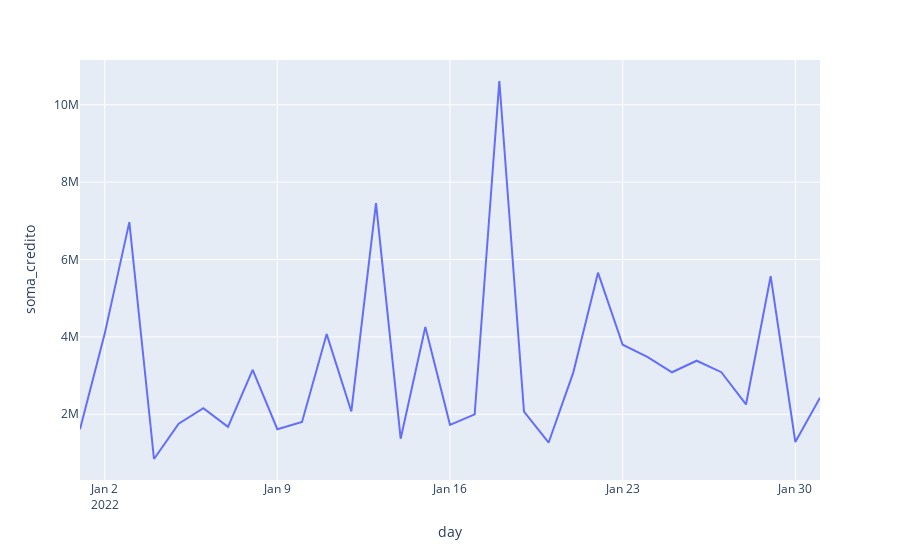

The notebook cell saved with this chart:
### Code cell
fig = px.line(df, x = 'day', y = 'soma_credito')
fig.show()

### Figure 1 — Plotly figure (JSON) as saved in the notebook; plotly's stock layout.template omitted (floating-point values rounded to 4 significant figures)
{"data": [{"hovertemplate": "day=%{x}<br>soma_credito=%{y}<extra></extra>", "legendgroup": "", "line": {"color": "#636efa", "dash": "solid"}, "marker": {"symbol": "circle"}, "mode": "lines", "name": "", "orientation": "v", "showlegend": false, "type": "scatter", "x": ["2022-01-01", "2022-01-02", "2022-01-03", "2022-01-04", "2022-01-05", "2022-01-06", "2022-01-07", "2022-01-08", "2022-01-09", "2022-01-10", "2022-01-11", "2022-01-12", "2022-01-13", "2022-01-14", "2022-01-15", "2022-01-16", "2022-01-17", "2022-01-18", "2022-01-19", "2022-01-20", "2022-01-21", "2022-01-22", "2022-01-23", "2022-01-24", "2022-01-25", "2022-01-26", "2022-01-27", "2022-01-28", "2022-01-29", "2022-01-30", "2022-01-31"], "xaxis": "x", "y": [1610289, 4078285, 6966696, 844524, 1758265, 2159101, 1673704, 3145532, 1614016, 1799829, 4072640, 2073952, 7457160, 1369384, 4253768, 1726943, 1996821, 10613363, 2065893, 1270421, 3083605, 5659400, 3797301, 3481354, 3085913, 3384301, 3088155, 2253628, 5568600, 1283824, 2426672], "yaxis": "y"}], "layout": {"autosize": true, "legend": {"tracegroupgap": 0}, "margin": {"t": 60}, "xaxis": {"anchor": "y", "autorange": true, "domain": [0, 1], "range": ["2022-01-01", "2022-01-31"], "title": {"text": "day"}, "type": "date"}, "yaxis": {"anchor": "x", "autorange": true, "domain": [0, 1], "range": [301800.0, 11160000.0], "title": {"text": "soma_credito"}, "type": "linear"}}}
